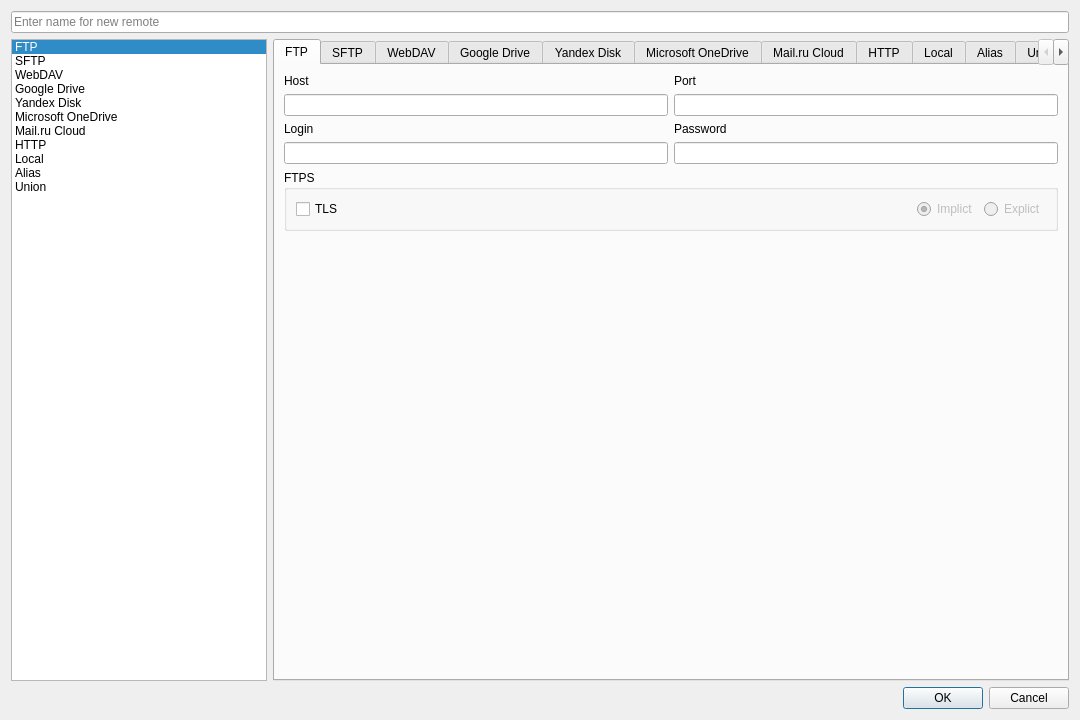
<?xml version="1.0" encoding="UTF-8"?>
<ui version="4.0">
 <class>NewRemoteWindow</class>
 <widget class="QDialog" name="NewRemoteWindow">
  <property name="geometry">
   <rect>
    <x>0</x>
    <y>0</y>
    <width>1080</width>
    <height>720</height>
   </rect>
  </property>
  <property name="windowTitle">
   <string>New remote</string>
  </property>
  <property name="modal">
   <bool>true</bool>
  </property>
  <layout class="QVBoxLayout" name="verticalLayout">
   <item>
    <widget class="QLineEdit" name="lineEdit_name">
     <property name="text">
      <string/>
     </property>
     <property name="placeholderText">
      <string>Enter name for new remote</string>
     </property>
    </widget>
   </item>
   <item>
    <layout class="QHBoxLayout" name="horizontalLayout_5">
     <item>
      <widget class="QListWidget" name="listWidget_remotes">
       <property name="sizePolicy">
        <sizepolicy hsizetype="Fixed" vsizetype="Expanding">
         <horstretch>0</horstretch>
         <verstretch>0</verstretch>
        </sizepolicy>
       </property>
       <property name="minimumSize">
        <size>
         <width>150</width>
         <height>0</height>
        </size>
       </property>
       <property name="currentRow">
        <number>0</number>
       </property>
       <item>
        <property name="text">
         <string>FTP</string>
        </property>
       </item>
       <item>
        <property name="text">
         <string>SFTP</string>
        </property>
       </item>
       <item>
        <property name="text">
         <string>WebDAV</string>
        </property>
       </item>
       <item>
        <property name="text">
         <string>Google Drive</string>
        </property>
       </item>
       <item>
        <property name="text">
         <string>Yandex Disk</string>
        </property>
       </item>
       <item>
        <property name="text">
         <string>Microsoft OneDrive</string>
        </property>
       </item>
       <item>
        <property name="text">
         <string>Mail.ru Cloud</string>
        </property>
       </item>
       <item>
        <property name="text">
         <string>HTTP</string>
        </property>
       </item>
       <item>
        <property name="text">
         <string>Local</string>
        </property>
       </item>
       <item>
        <property name="text">
         <string>Alias</string>
        </property>
       </item>
       <item>
        <property name="text">
         <string>Union</string>
        </property>
       </item>
      </widget>
     </item>
     <item>
      <widget class="QTabWidget" name="tabWidget">
       <property name="currentIndex">
        <number>0</number>
       </property>
       <widget class="QWidget" name="tab_ftp">
        <attribute name="title">
         <string notr="true">FTP</string>
        </attribute>
        <layout class="QVBoxLayout" name="verticalLayout_3">
         <item>
          <layout class="QHBoxLayout" name="horizontalLayout_2">
           <item>
            <layout class="QVBoxLayout" name="verticalLayout_4">
             <item>
              <widget class="QLabel" name="label_2">
               <property name="text">
                <string>Host</string>
               </property>
              </widget>
             </item>
             <item>
              <widget class="QLineEdit" name="lineEdit_ftp_host"/>
             </item>
            </layout>
           </item>
           <item>
            <layout class="QVBoxLayout" name="verticalLayout_5">
             <item>
              <widget class="QLabel" name="label_16">
               <property name="text">
                <string>Port</string>
               </property>
              </widget>
             </item>
             <item>
              <widget class="QLineEdit" name="lineEdit_ftp_port"/>
             </item>
            </layout>
           </item>
          </layout>
         </item>
         <item>
          <layout class="QHBoxLayout" name="horizontalLayout_4">
           <item>
            <layout class="QVBoxLayout" name="verticalLayout_6">
             <item>
              <widget class="QLabel" name="label_4">
               <property name="text">
                <string>Login</string>
               </property>
              </widget>
             </item>
             <item>
              <widget class="QLineEdit" name="lineEdit_ftp_login"/>
             </item>
            </layout>
           </item>
           <item>
            <layout class="QVBoxLayout" name="verticalLayout_7">
             <item>
              <widget class="QLabel" name="label_5">
               <property name="text">
                <string>Password</string>
               </property>
              </widget>
             </item>
             <item>
              <widget class="QLineEdit" name="lineEdit_ftp_password">
               <property name="echoMode">
                <enum>QLineEdit::EchoMode::Password</enum>
               </property>
              </widget>
             </item>
            </layout>
           </item>
          </layout>
         </item>
         <item>
          <widget class="QGroupBox" name="groupBox">
           <property name="title">
            <string notr="true">FTPS</string>
           </property>
           <layout class="QHBoxLayout" name="horizontalLayout_7">
            <item>
             <widget class="QCheckBox" name="checkBox_ftp_tls">
              <property name="text">
               <string notr="true">TLS</string>
              </property>
             </widget>
            </item>
            <item>
             <spacer name="horizontalSpacer">
              <property name="orientation">
               <enum>Qt::Orientation::Horizontal</enum>
              </property>
              <property name="sizeHint" stdset="0">
               <size>
                <width>40</width>
                <height>20</height>
               </size>
              </property>
             </spacer>
            </item>
            <item>
             <widget class="QRadioButton" name="radioButton_ftp_false">
              <property name="enabled">
               <bool>false</bool>
              </property>
              <property name="text">
               <string>Implict</string>
              </property>
              <property name="checked">
               <bool>true</bool>
              </property>
             </widget>
            </item>
            <item>
             <widget class="QRadioButton" name="radioButton_ftp_true">
              <property name="enabled">
               <bool>false</bool>
              </property>
              <property name="text">
               <string>Explict</string>
              </property>
             </widget>
            </item>
           </layout>
          </widget>
         </item>
         <item>
          <spacer name="verticalSpacer_2">
           <property name="orientation">
            <enum>Qt::Orientation::Vertical</enum>
           </property>
           <property name="sizeHint" stdset="0">
            <size>
             <width>20</width>
             <height>40</height>
            </size>
           </property>
          </spacer>
         </item>
        </layout>
       </widget>
       <widget class="QWidget" name="tab_sftp">
        <attribute name="title">
         <string notr="true">SFTP</string>
        </attribute>
        <layout class="QVBoxLayout" name="verticalLayout_18">
         <item>
          <layout class="QHBoxLayout" name="horizontalLayout_9">
           <item>
            <layout class="QVBoxLayout" name="verticalLayout_16">
             <item>
              <widget class="QLabel" name="label_14">
               <property name="text">
                <string>Host</string>
               </property>
              </widget>
             </item>
             <item>
              <widget class="QLineEdit" name="lineEdit_sftp_host"/>
             </item>
            </layout>
           </item>
           <item>
            <layout class="QVBoxLayout" name="verticalLayout_17">
             <item>
              <widget class="QLabel" name="label_15">
               <property name="text">
                <string>Port</string>
               </property>
              </widget>
             </item>
             <item>
              <widget class="QLineEdit" name="lineEdit_sftp_port"/>
             </item>
            </layout>
           </item>
          </layout>
         </item>
         <item>
          <layout class="QHBoxLayout" name="horizontalLayout_6">
           <item>
            <layout class="QVBoxLayout" name="verticalLayout_14">
             <item>
              <widget class="QLabel" name="label_12">
               <property name="text">
                <string>Login</string>
               </property>
              </widget>
             </item>
             <item>
              <widget class="QLineEdit" name="lineEdit_sftp_login"/>
             </item>
            </layout>
           </item>
           <item>
            <layout class="QVBoxLayout" name="verticalLayout_15">
             <item>
              <widget class="QLabel" name="label_13">
               <property name="text">
                <string>Password</string>
               </property>
              </widget>
             </item>
             <item>
              <widget class="QLineEdit" name="lineEdit_sftp_password">
               <property name="echoMode">
                <enum>QLineEdit::EchoMode::Password</enum>
               </property>
              </widget>
             </item>
            </layout>
           </item>
          </layout>
         </item>
         <item>
          <spacer name="verticalSpacer_7">
           <property name="orientation">
            <enum>Qt::Orientation::Vertical</enum>
           </property>
           <property name="sizeHint" stdset="0">
            <size>
             <width>20</width>
             <height>246</height>
            </size>
           </property>
          </spacer>
         </item>
        </layout>
       </widget>
       <widget class="QWidget" name="tab_webdav">
        <attribute name="title">
         <string notr="true">WebDAV</string>
        </attribute>
        <layout class="QVBoxLayout" name="verticalLayout_10">
         <item>
          <widget class="QLabel" name="label_7">
           <property name="text">
            <string>URL</string>
           </property>
          </widget>
         </item>
         <item>
          <widget class="QLineEdit" name="lineEdit_webdav_url"/>
         </item>
         <item>
          <layout class="QHBoxLayout" name="horizontalLayout">
           <item>
            <layout class="QVBoxLayout" name="verticalLayout_11">
             <item>
              <widget class="QLabel" name="label_8">
               <property name="text">
                <string>Login</string>
               </property>
              </widget>
             </item>
             <item>
              <widget class="QLineEdit" name="lineEdit_webdav_login"/>
             </item>
            </layout>
           </item>
           <item>
            <layout class="QVBoxLayout" name="verticalLayout_13">
             <item>
              <widget class="QLabel" name="label_9">
               <property name="text">
                <string>Password</string>
               </property>
              </widget>
             </item>
             <item>
              <widget class="QLineEdit" name="lineEdit_webdav_password">
               <property name="echoMode">
                <enum>QLineEdit::EchoMode::Password</enum>
               </property>
              </widget>
             </item>
            </layout>
           </item>
          </layout>
         </item>
         <item>
          <widget class="QLabel" name="label_10">
           <property name="text">
            <string>Option vendor</string>
           </property>
          </widget>
         </item>
         <item>
          <widget class="QComboBox" name="comboBox_webdav_vendor">
           <item>
            <property name="text">
             <string extracomment="other">Other site/service or software</string>
            </property>
           </item>
           <item>
            <property name="text">
             <string notr="true" extracomment="fastmail">Fastmail Files</string>
            </property>
           </item>
           <item>
            <property name="text">
             <string notr="true" extracomment="nextcloud">Nextcloud</string>
            </property>
           </item>
           <item>
            <property name="text">
             <string notr="true" extracomment="owncloud">Owncloud</string>
            </property>
           </item>
           <item>
            <property name="text">
             <string extracomment="sharepoint">Sharepoint Online, authenticated by Microsoft account</string>
            </property>
           </item>
           <item>
            <property name="text">
             <string extracomment="sharepoint-ntlm">Sharepoint with NTLM authentication, usually self-hosted or on-premises</string>
            </property>
           </item>
           <item>
            <property name="text">
             <string extracomment="rclone">rclone WebDAV server to serve a remote over HTTP via the WebDAV protocol</string>
            </property>
           </item>
          </widget>
         </item>
         <item>
          <spacer name="verticalSpacer_5">
           <property name="orientation">
            <enum>Qt::Orientation::Vertical</enum>
           </property>
           <property name="sizeHint" stdset="0">
            <size>
             <width>20</width>
             <height>40</height>
            </size>
           </property>
          </spacer>
         </item>
        </layout>
       </widget>
       <widget class="QWidget" name="tab_google_drive">
        <attribute name="title">
         <string>Google Drive</string>
        </attribute>
        <layout class="QVBoxLayout" name="verticalLayout_9">
         <item>
          <widget class="QLabel" name="label_3">
           <property name="text">
            <string>By pressing the OK button your browser will open and you will be needed to authenticate in Google Drive</string>
           </property>
          </widget>
         </item>
         <item>
          <spacer name="verticalSpacer_3">
           <property name="orientation">
            <enum>Qt::Orientation::Vertical</enum>
           </property>
           <property name="sizeHint" stdset="0">
            <size>
             <width>20</width>
             <height>40</height>
            </size>
           </property>
          </spacer>
         </item>
        </layout>
       </widget>
       <widget class="QWidget" name="tab_yandex_disk">
        <attribute name="title">
         <string>Yandex Disk</string>
        </attribute>
        <layout class="QVBoxLayout" name="verticalLayout_8">
         <item>
          <widget class="QLabel" name="label_6">
           <property name="text">
            <string>By pressing the OK button your browser will open and you will be needed to authenticate in Yandex Disk</string>
           </property>
          </widget>
         </item>
         <item>
          <spacer name="verticalSpacer_4">
           <property name="orientation">
            <enum>Qt::Orientation::Vertical</enum>
           </property>
           <property name="sizeHint" stdset="0">
            <size>
             <width>20</width>
             <height>40</height>
            </size>
           </property>
          </spacer>
         </item>
        </layout>
       </widget>
       <widget class="QWidget" name="tab_onedrive">
        <attribute name="title">
         <string notr="true">Microsoft OneDrive</string>
        </attribute>
        <layout class="QVBoxLayout" name="verticalLayout_12">
         <item>
          <widget class="QLabel" name="label_11">
           <property name="text">
            <string>By pressing the OK button your browser will open and you will be needed to authenticate in Microsoft OneDrive</string>
           </property>
          </widget>
         </item>
         <item>
          <widget class="Line" name="line_2">
           <property name="orientation">
            <enum>Qt::Orientation::Horizontal</enum>
           </property>
          </widget>
         </item>
         <item>
          <widget class="QLabel" name="label_28">
           <property name="text">
            <string>Region</string>
           </property>
          </widget>
         </item>
         <item>
          <widget class="QComboBox" name="comboBox_onedrive_region">
           <item>
            <property name="text">
             <string extracomment="global">Microsoft Cloud Global</string>
            </property>
           </item>
           <item>
            <property name="text">
             <string extracomment="us">Microsoft Cloud for US Government</string>
            </property>
           </item>
           <item>
            <property name="text">
             <string extracomment="cn">Azure and Office 365 operated by Vnet Group in China</string>
            </property>
           </item>
          </widget>
         </item>
         <item>
          <widget class="QLabel" name="label_29">
           <property name="text">
            <string>Type of connection</string>
           </property>
          </widget>
         </item>
         <item>
          <widget class="QComboBox" name="comboBox_onedrive_type">
           <item>
            <property name="text">
             <string extracomment="onedrive">OneDrive Personal or Business</string>
            </property>
           </item>
           <item>
            <property name="text">
             <string extracomment="sharepoint">Root Sharepoint site</string>
            </property>
           </item>
           <item>
            <property name="text">
             <string extracomment="url">Sharepoint site name or URL</string>
            </property>
           </item>
           <item>
            <property name="text">
             <string extracomment="search">Search for a Sharepoint site</string>
            </property>
           </item>
           <item>
            <property name="text">
             <string extracomment="driveid">Type in driveID (advanced)</string>
            </property>
           </item>
           <item>
            <property name="text">
             <string extracomment="siteid">Type in SiteID (advanced)</string>
            </property>
           </item>
           <item>
            <property name="text">
             <string extracomment="path">Sharepoint server-relative path (advanced)</string>
            </property>
           </item>
          </widget>
         </item>
         <item>
          <spacer name="verticalSpacer_6">
           <property name="orientation">
            <enum>Qt::Orientation::Vertical</enum>
           </property>
           <property name="sizeHint" stdset="0">
            <size>
             <width>20</width>
             <height>40</height>
            </size>
           </property>
          </spacer>
         </item>
        </layout>
       </widget>
       <widget class="QWidget" name="tab_mailru">
        <attribute name="title">
         <string notr="true">Mail.ru Cloud</string>
        </attribute>
        <layout class="QVBoxLayout" name="verticalLayout_25">
         <item>
          <layout class="QHBoxLayout" name="horizontalLayout_3">
           <item>
            <layout class="QVBoxLayout" name="verticalLayout_23">
             <item>
              <widget class="QLabel" name="label_24">
               <property name="text">
                <string>Login</string>
               </property>
              </widget>
             </item>
             <item>
              <widget class="QLineEdit" name="lineEdit_mailru_login"/>
             </item>
            </layout>
           </item>
           <item>
            <layout class="QVBoxLayout" name="verticalLayout_24">
             <item>
              <widget class="QLabel" name="label_25">
               <property name="text">
                <string>Password</string>
               </property>
              </widget>
             </item>
             <item>
              <widget class="QLineEdit" name="lineEdit_mailru_password">
               <property name="echoMode">
                <enum>QLineEdit::EchoMode::Password</enum>
               </property>
              </widget>
             </item>
            </layout>
           </item>
          </layout>
         </item>
         <item>
          <widget class="QLabel" name="label_26">
           <property name="text">
            <string>To add Mail.ru you will need to generate a password for external applications in the Mail.ru web control panel. Select &quot;Full access to Mail. Cloud, Calendar (All Protocols)&quot;. You can generate the password in this url</string>
           </property>
           <property name="wordWrap">
            <bool>true</bool>
           </property>
          </widget>
         </item>
         <item>
          <widget class="QLabel" name="label_27">
           <property name="text">
            <string notr="true">&lt;a href=&quot;https://id.mail.ru/security&quot;&gt;https://id.mail.ru/security&lt;/a&gt;</string>
           </property>
           <property name="textFormat">
            <enum>Qt::TextFormat::RichText</enum>
           </property>
           <property name="openExternalLinks">
            <bool>true</bool>
           </property>
           <property name="textInteractionFlags">
            <set>Qt::TextInteractionFlag::TextBrowserInteraction</set>
           </property>
          </widget>
         </item>
         <item>
          <spacer name="verticalSpacer_10">
           <property name="orientation">
            <enum>Qt::Orientation::Vertical</enum>
           </property>
           <property name="sizeHint" stdset="0">
            <size>
             <width>20</width>
             <height>40</height>
            </size>
           </property>
          </spacer>
         </item>
        </layout>
       </widget>
       <widget class="QWidget" name="tab_http">
        <attribute name="title">
         <string notr="true">HTTP</string>
        </attribute>
        <layout class="QVBoxLayout" name="verticalLayout_2">
         <item>
          <widget class="QLabel" name="label">
           <property name="text">
            <string>URL</string>
           </property>
          </widget>
         </item>
         <item>
          <widget class="QLineEdit" name="lineEdit_url">
           <property name="text">
            <string notr="true">http://127.0.0.1:8000/</string>
           </property>
          </widget>
         </item>
         <item>
          <spacer name="verticalSpacer">
           <property name="orientation">
            <enum>Qt::Orientation::Vertical</enum>
           </property>
           <property name="sizeHint" stdset="0">
            <size>
             <width>20</width>
             <height>40</height>
            </size>
           </property>
          </spacer>
         </item>
        </layout>
       </widget>
       <widget class="QWidget" name="tab_local">
        <attribute name="title">
         <string>Local</string>
        </attribute>
       </widget>
       <widget class="QWidget" name="tab_alias">
        <attribute name="title">
         <string>Alias</string>
        </attribute>
        <layout class="QVBoxLayout" name="verticalLayout_19">
         <item>
          <widget class="QLabel" name="label_17">
           <property name="text">
            <string>Set a new name for a remote or path</string>
           </property>
          </widget>
         </item>
         <item>
          <widget class="Line" name="line">
           <property name="orientation">
            <enum>Qt::Orientation::Horizontal</enum>
           </property>
          </widget>
         </item>
         <item>
          <widget class="QLabel" name="label_18">
           <property name="text">
            <string>Remote or path to alias</string>
           </property>
          </widget>
         </item>
         <item>
          <widget class="QLineEdit" name="lineEdit_alias_path">
           <property name="toolTip">
            <string>Can be &quot;myremote:path/to/dir&quot;, &quot;myremote:bucket&quot;, &quot;myremote:&quot; or &quot;/local/path&quot;</string>
           </property>
           <property name="placeholderText">
            <string>Can be &quot;myremote:path/to/dir&quot;, &quot;myremote:bucket&quot;, &quot;myremote:&quot; or &quot;/local/path&quot;</string>
           </property>
          </widget>
         </item>
         <item>
          <spacer name="verticalSpacer_8">
           <property name="orientation">
            <enum>Qt::Orientation::Vertical</enum>
           </property>
           <property name="sizeHint" stdset="0">
            <size>
             <width>20</width>
             <height>40</height>
            </size>
           </property>
          </spacer>
         </item>
        </layout>
       </widget>
       <widget class="QWidget" name="tab_union">
        <attribute name="title">
         <string>Union</string>
        </attribute>
        <layout class="QVBoxLayout" name="verticalLayout_20">
         <item>
          <widget class="QPushButton" name="pushButton_union_add">
           <property name="text">
            <string>Add upstream</string>
           </property>
          </widget>
         </item>
         <item>
          <widget class="QScrollArea" name="scrollArea">
           <property name="widgetResizable">
            <bool>true</bool>
           </property>
           <widget class="QWidget" name="scrollAreaWidgetContents">
            <property name="geometry">
             <rect>
              <x>0</x>
              <y>0</y>
              <width>203</width>
              <height>338</height>
             </rect>
            </property>
            <layout class="QVBoxLayout" name="verticalLayout_21">
             <property name="leftMargin">
              <number>0</number>
             </property>
             <property name="topMargin">
              <number>0</number>
             </property>
             <property name="rightMargin">
              <number>0</number>
             </property>
             <property name="bottomMargin">
              <number>0</number>
             </property>
             <item>
              <widget class="QToolBox" name="toolBox">
               <property name="sizePolicy">
                <sizepolicy hsizetype="Preferred" vsizetype="Fixed">
                 <horstretch>0</horstretch>
                 <verstretch>0</verstretch>
                </sizepolicy>
               </property>
               <property name="frameShape">
                <enum>QFrame::Shape::Box</enum>
               </property>
               <property name="currentIndex">
                <number>0</number>
               </property>
               <widget class="QWidget" name="page">
                <property name="geometry">
                 <rect>
                  <x>0</x>
                  <y>0</y>
                  <width>350</width>
                  <height>144</height>
                 </rect>
                </property>
                <attribute name="label">
                 <string>Page 1</string>
                </attribute>
                <layout class="QVBoxLayout" name="verticalLayout_22">
                 <item>
                  <widget class="QPushButton" name="pushButton">
                   <property name="text">
                    <string>Delete</string>
                   </property>
                  </widget>
                 </item>
                 <item>
                  <widget class="QLabel" name="label_19">
                   <property name="sizePolicy">
                    <sizepolicy hsizetype="Preferred" vsizetype="Fixed">
                     <horstretch>0</horstretch>
                     <verstretch>0</verstretch>
                    </sizepolicy>
                   </property>
                   <property name="text">
                    <string>Path</string>
                   </property>
                  </widget>
                 </item>
                 <item>
                  <widget class="QLineEdit" name="lineEdit">
                   <property name="toolTip">
                    <string>Can be &quot;myremote:path/to/dir&quot;, &quot;myremote:bucket&quot;, &quot;myremote:&quot; or &quot;/local/path&quot;</string>
                   </property>
                   <property name="placeholderText">
                    <string>Can be &quot;myremote:path/to/dir&quot;, &quot;myremote:bucket&quot;, &quot;myremote:&quot; or &quot;/local/path&quot;</string>
                   </property>
                  </widget>
                 </item>
                 <item>
                  <widget class="QLabel" name="label_20">
                   <property name="text">
                    <string>Attributes</string>
                   </property>
                  </widget>
                 </item>
                 <item>
                  <widget class="QComboBox" name="comboBox">
                   <item>
                    <property name="text">
                     <string>None</string>
                    </property>
                   </item>
                   <item>
                    <property name="text">
                     <string extracomment=":ro">Files will only be read from here and never written</string>
                    </property>
                   </item>
                   <item>
                    <property name="text">
                     <string extracomment=":nc">New files or directories won't be created here</string>
                    </property>
                   </item>
                   <item>
                    <property name="text">
                     <string extracomment=":writeback">Files found in different remotes will be written back here</string>
                    </property>
                   </item>
                  </widget>
                 </item>
                </layout>
               </widget>
              </widget>
             </item>
             <item>
              <widget class="QLabel" name="label_21">
               <property name="text">
                <string>Action policy (writing existing file)</string>
               </property>
              </widget>
             </item>
             <item>
              <widget class="QComboBox" name="comboBox_2">
               <property name="sizeAdjustPolicy">
                <enum>QComboBox::SizeAdjustPolicy::AdjustToMinimumContentsLengthWithIcon</enum>
               </property>
               <item>
                <property name="text">
                 <string extracomment="epall">epall (existing path, all): apply to all found</string>
                </property>
               </item>
               <item>
                <property name="text">
                 <string extracomment="all">all (same as epall)</string>
                </property>
               </item>
               <item>
                <property name="text">
                 <string extracomment="epff">epff (existing path, first found): act on the first one found, by the time upstreams reply, where the relative path exists</string>
                </property>
               </item>
               <item>
                <property name="text">
                 <string extracomment="eplfs">eplfs (existing path, least free space)</string>
                </property>
               </item>
               <item>
                <property name="text">
                 <string>eplus (existing path, least used space)</string>
                </property>
               </item>
               <item>
                <property name="text">
                 <string>eplno (existing path, least number of objects)</string>
                </property>
               </item>
               <item>
                <property name="text">
                 <string>epmfs (existing path, most free space)</string>
                </property>
               </item>
               <item>
                <property name="text">
                 <string>eprand (existing path, random)</string>
                </property>
               </item>
               <item>
                <property name="text">
                 <string extracomment="ff">ff (first found): same as epff</string>
                </property>
               </item>
               <item>
                <property name="text">
                 <string>lfs (least free space)</string>
                </property>
               </item>
               <item>
                <property name="text">
                 <string>lus (least used space)</string>
                </property>
               </item>
               <item>
                <property name="text">
                 <string>lno (least number of objects)</string>
                </property>
               </item>
               <item>
                <property name="text">
                 <string>mfs (most free space)</string>
                </property>
               </item>
               <item>
                <property name="text">
                 <string>newest</string>
                </property>
               </item>
               <item>
                <property name="text">
                 <string>rand (random)</string>
                </property>
               </item>
              </widget>
             </item>
             <item>
              <widget class="QLabel" name="label_22">
               <property name="text">
                <string>Create policy (Create non-existing file)</string>
               </property>
              </widget>
             </item>
             <item>
              <widget class="QComboBox" name="comboBox_3">
               <property name="sizeAdjustPolicy">
                <enum>QComboBox::SizeAdjustPolicy::AdjustToMinimumContentsLengthWithIcon</enum>
               </property>
               <item>
                <property name="text">
                 <string extracomment="epmfs">epmfs (existing path, most free space): of all the upstreams on which the relative path exists choose the one with the most free space</string>
                </property>
               </item>
               <item>
                <property name="text">
                 <string extracomment="all">all (act on all upstreams)</string>
                </property>
               </item>
               <item>
                <property name="text">
                 <string extracomment="epff">epff (existing path, first found): act on the first one found, by the time upstreams reply, where the relative path exists</string>
                </property>
               </item>
               <item>
                <property name="text">
                 <string>epall (existing path, all): act on all upstreams where the relative path exists</string>
                </property>
               </item>
               <item>
                <property name="text">
                 <string extracomment="eplfs">eplfs (existing path, least free space)</string>
                </property>
               </item>
               <item>
                <property name="text">
                 <string>eplus (existing path, least used space)</string>
                </property>
               </item>
               <item>
                <property name="text">
                 <string>eplno (existing path, least number of objects)</string>
                </property>
               </item>
               <item>
                <property name="text">
                 <string>eprand (existing path, random)</string>
                </property>
               </item>
               <item>
                <property name="text">
                 <string extracomment="ff">ff (first found): act on the first one found by the time upstreams reply</string>
                </property>
               </item>
               <item>
                <property name="text">
                 <string>lfs (least free space)</string>
                </property>
               </item>
               <item>
                <property name="text">
                 <string>lus (least used space)</string>
                </property>
               </item>
               <item>
                <property name="text">
                 <string>lno (least number of objects)</string>
                </property>
               </item>
               <item>
                <property name="text">
                 <string>mfs (most free space)</string>
                </property>
               </item>
               <item>
                <property name="text">
                 <string>newest</string>
                </property>
               </item>
               <item>
                <property name="text">
                 <string>rand (random)</string>
                </property>
               </item>
              </widget>
             </item>
             <item>
              <widget class="QLabel" name="label_23">
               <property name="text">
                <string>Search policy (Reading and listing file)</string>
               </property>
              </widget>
             </item>
             <item>
              <widget class="QComboBox" name="comboBox_4">
               <property name="sizeAdjustPolicy">
                <enum>QComboBox::SizeAdjustPolicy::AdjustToMinimumContentsLengthWithIcon</enum>
               </property>
               <item>
                <property name="text">
                 <string extracomment="ff">ff (first found): same as epff</string>
                </property>
               </item>
               <item>
                <property name="text">
                 <string extracomment="all">all (same as epall)</string>
                </property>
               </item>
               <item>
                <property name="text">
                 <string extracomment="epff">epff (existing path, first found): act on the first one found, by the time upstreams reply, where the relative path exists</string>
                </property>
               </item>
               <item>
                <property name="text">
                 <string extracomment="epall">epall (existing path, all): given this order configured, act on the first one found where the relative path exists</string>
                </property>
               </item>
               <item>
                <property name="text">
                 <string extracomment="eplfs">eplfs (existing path, least free space)</string>
                </property>
               </item>
               <item>
                <property name="text">
                 <string>eplus (existing path, least used space)</string>
                </property>
               </item>
               <item>
                <property name="text">
                 <string>eplno (existing path, least number of objects)</string>
                </property>
               </item>
               <item>
                <property name="text">
                 <string>epmfs (existing path, most free space)</string>
                </property>
               </item>
               <item>
                <property name="text">
                 <string>eprand (existing path, random)</string>
                </property>
               </item>
               <item>
                <property name="text">
                 <string>lfs (least free space)</string>
                </property>
               </item>
               <item>
                <property name="text">
                 <string>lus (least used space)</string>
                </property>
               </item>
               <item>
                <property name="text">
                 <string>lno (least number of objects)</string>
                </property>
               </item>
               <item>
                <property name="text">
                 <string>mfs (most free space)</string>
                </property>
               </item>
               <item>
                <property name="text">
                 <string>newest</string>
                </property>
               </item>
               <item>
                <property name="text">
                 <string>rand (random)</string>
                </property>
               </item>
              </widget>
             </item>
             <item>
              <spacer name="verticalSpacer_9">
               <property name="orientation">
                <enum>Qt::Orientation::Vertical</enum>
               </property>
               <property name="sizeHint" stdset="0">
                <size>
                 <width>20</width>
                 <height>40</height>
                </size>
               </property>
              </spacer>
             </item>
            </layout>
           </widget>
          </widget>
         </item>
        </layout>
       </widget>
      </widget>
     </item>
    </layout>
   </item>
   <item>
    <widget class="QDialogButtonBox" name="buttonBox">
     <property name="standardButtons">
      <set>QDialogButtonBox::StandardButton::Cancel|QDialogButtonBox::StandardButton::Ok</set>
     </property>
    </widget>
   </item>
  </layout>
 </widget>
 <resources/>
 <connections>
  <connection>
   <sender>buttonBox</sender>
   <signal>rejected()</signal>
   <receiver>NewRemoteWindow</receiver>
   <slot>reject()</slot>
   <hints>
    <hint type="sourcelabel">
     <x>319</x>
     <y>458</y>
    </hint>
    <hint type="destinationlabel">
     <x>319</x>
     <y>239</y>
    </hint>
   </hints>
  </connection>
 </connections>
</ui>
